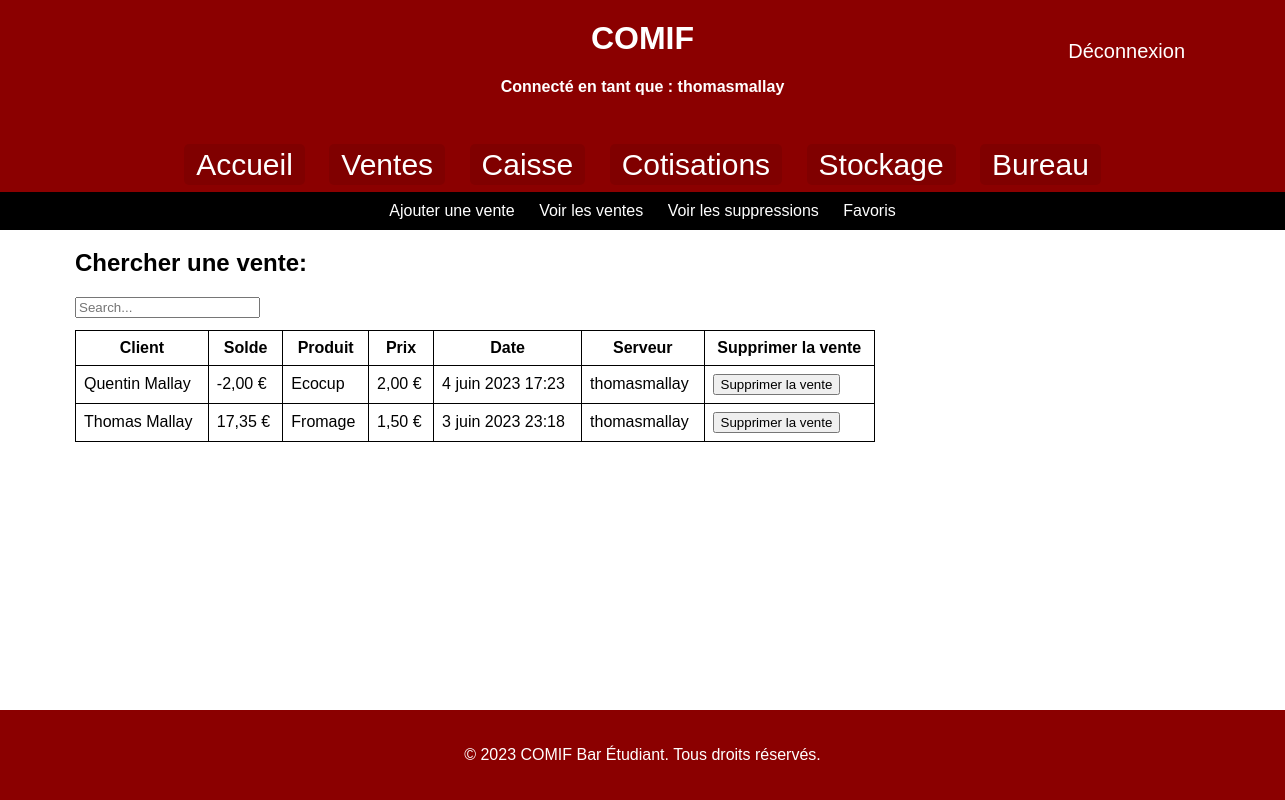
Page /voirventes/ (signed in) on the committed database.
### AppCotisants/models.py (models this page shows, shortened)
class Vente(models.Model):
    client_id = models.ForeignKey(Cotisants, on_delete=models.CASCADE, default=1)
    produit_id = models.ForeignKey(Produits, on_delete=models.CASCADE, default=1)
    client = models.CharField(max_length=50)
    produit = models.CharField(max_length=50, default='')
    compte_serveur = models.CharField(max_length=30)
    prix = models.DecimalField(max_digits=8, decimal_places=2)
    date = models.DateTimeField(auto_now_add=True)

class Cotisants(models.Model):
    prenom = models.CharField(max_length=15)
    nom = models.CharField(max_length=15)
    nomprenom = models.CharField(max_length=30, unique=True, default='')
    solde = models.DecimalField(max_digits=8, decimal_places=2, default='0')
    date_inscription = models.DateTimeField(auto_now_add=True)
    depense = models.DecimalField(max_digits=8, decimal_places=2, default='0')
    mail = models.EmailField(max_length=40, default='')
    promo = models.CharField(max_length=40, default='')
    DUREE_CHOICES = (
        (timedelta(days=365), '1 an'),
        (timedelta(days=183), '6 mois'),
        (timedelta(days=6), '6 jours'),
    )
    temps_cotisation = models.DurationField(choices=DUREE_CHOICES, default=None)
    date_fin = models.DateField(default=None, null=True, blank=True)

### AppCotisants/views.py (the view)
# urls.py: path('voirventes/', views2.voir_ventes),
@login_required
def voir_ventes(request):
    return render(request, 'voirventes2.html',{'dataVentes':Vente.objects.order_by('-date').all(),'username': request.user.username})

### templates/voirventes2.html (shortened to what this page needs)
<!DOCTYPE html>
<html>
<head>
    {% load static %}
</head>
<body>
<header>
    <h1>COMIF</h1>
    <h4 style="color: white;">Connecté en tant que : {{ username }}</h4>
    <a href="{% url 'logout' %}" style="font-size: 20px; position: absolute; top: 40px; right: 100px;
     color: white; text-decoration: none;">Déconnexion</a>
</header>
  <nav>
    <a href="/welcome">Accueil</a>
    <a href="/ajtvente">Ventes</a>
    <a href="/gstsoldes">Caisse</a>
    <a href="/ajtcotisants">Cotisations</a>
    <a href="/ajtproduits">Stockage</a>
    <a href="/tresorerie">Bureau</a>
  </nav>
  <div class="navbar">
    <a href="/ajtvente">Ajouter une vente</a>
    <a href="/voirventes">Voir les ventes</a>
    <a href="/voirsupvente">Voir les suppressions</a>
    <a href="/gstfavoris">Favoris</a>
  </div>
<section>
    <h2>Chercher une vente:</h2>
    <div class="form-group">
        <input id="search" class="form-control" type="text" placeholder="Search...">
    </div>
    <br />
    <div class="scrollable-table">
        <table width="700" border="1" style="border-collapse:collapse;">
            <thead>
            <tr>
                <th>Client</th>
                <th>Solde</th>
                <th>Produit</th>
                <th>Prix</th>
                <th>Date</th>
                <th>Serveur</th>
                <th>Supprimer la vente</th>
            </tr>
            </thead>
            <tbody id="myTable">
            {% for vente in dataVentes %}
              <tr>
                <td>{{ vente.client }}</td>
                  <td>{{ vente.client_id.solde }} €</td>
                <td>{{ vente.produit }}</td>
                <td>{{ vente.prix }} €</td>
                <td>{{ vente.date }}</td>
                <td>{{ vente.compte_serveur }}</td>
                  <td>
                    <button class="modBtn" type="button" data-vente-id="{{ vente.id }}" title="Supprimer">
                        Supprimer la vente
                    </button>
                  </td>
              </tr>
            {% endfor %}
            </tbody>
        </table>
    </div>
</section>
<footer>
    <p>&copy; 2023 COMIF Bar Étudiant. Tous droits réservés.</p>
</footer>
</body>
</html>

### templates/voirventes2.html (style rules this page uses)
body { font-family: Arial, sans-serif; margin: 0; padding: 0; background-size: cover; background-position: center; display: flex; flex-direction: column; min-height: 100vh; }
header { background-color: #8B0000; color: #fff; padding: 20px; text-align: center; }
h1 { margin: 0; }
nav { background-color: #8B0000; color: #fff; padding: 10px; text-align: center; }
nav a { color: #fff; text-decoration: none; margin: 0 10px; font-size: 30px; padding: 4px 12px; border-radius: 5px; background-color: #800000; }
.navbar { background-color: #000; color: #fff; text-align: center; padding: 10px; }
.navbar a { color: #fff; text-decoration: none; margin: 0 10px; }
section { position: absolute; top: 0 px; left: 75px; position: relative; margin-bottom:350px; }
footer { background-color: #8B0000; color: #fff; padding: 20px; text-align: center; margin-top: auto; }
table { border-collapse: collapse; width: 800px; }
th, td { border: 1px solid black; padding: 8px; }
.scrollable-table { position: absolute; top: 100px; left: Opx; height: 250px; overflow-y: scroll; }

### rows in the picture
Vente: client "Quentin Mallay", client_id.solde "-2,00", produit "Ecocup", prix "2,00", date "4 juin 2023 17:23", compte_serveur "thomasmallay"
Vente: client "Thomas Mallay", client_id.solde "17,35", produit "Fromage", prix "1,50", date "3 juin 2023 23:18", compte_serveur "thomasmallay"

### other values in the picture
{{ username }} "thomasmallay"
